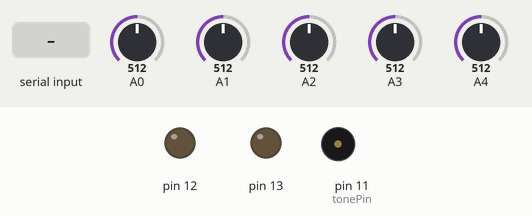
The sketch below on a simulated Arduino Uno, built with avr-gcc and run on an emulated ATmega328P. Parts: output pins drawn as LEDs (lit = HIGH), buzzer (waves = sounding). Inputs (shaded band) come from the test bench; at power-on: A0 = 512, A1 = 512, A2 = 512, A3 = 512, A4 = 512. What the sketch prints to the serial monitor is not drawn.

Above: at 1.2 s.
1.3 s: "A" received over Serial
At 1.6 s:
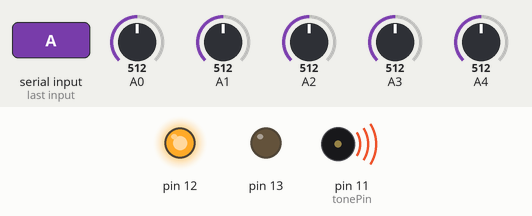
2.8 s: "B" received over Serial
At 3.3 s:
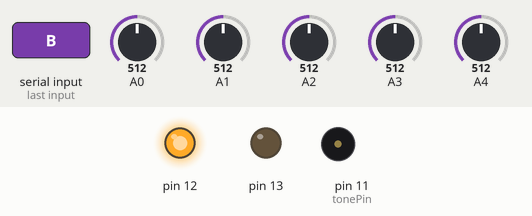
4.3 s: "C" received over Serial
At 4.9 s:
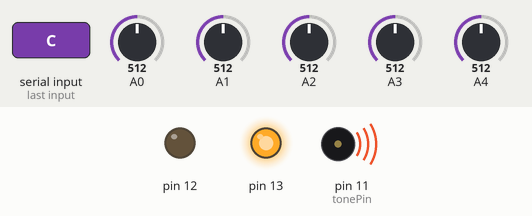
5.8 s: "A" received over Serial
At 6.6 s:
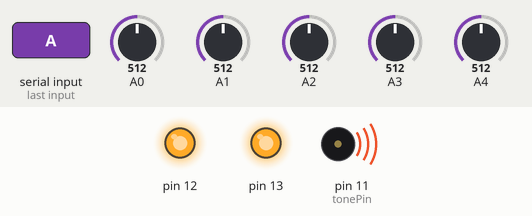
7.3 s: "B" received over Serial
At 8.3 s:
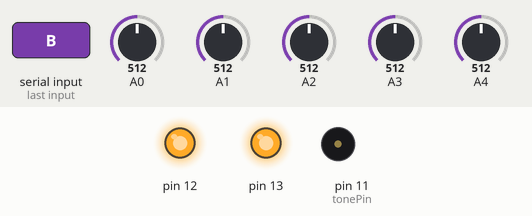
8.8 s: "D" received over Serial
At 9.9 s:
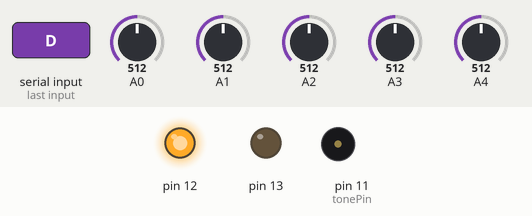
Timing chart, 0 to 11.3 s (numbered marks = the images above; inputs shaded):
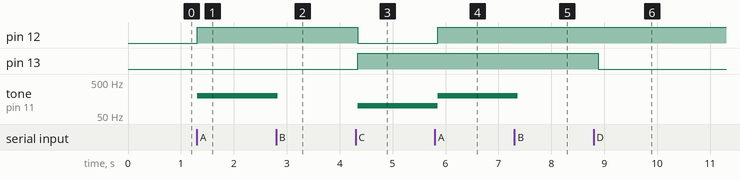

Measured:
- after the input at 1.3 s, pin 12: LOW → HIGH at once; tone on pin 11 (tonePin): silent → 200 Hz at once
- after the input at 2.8 s, tone on pin 11 (tonePin): 200 Hz → silent at once
- after the input at 4.3 s, pin 12: HIGH → LOW at once; pin 13: LOW → HIGH at once; tone on pin 11 (tonePin): silent → 100 Hz at once
- after the input at 5.8 s, pin 12: LOW → HIGH after 0.05 s; tone on pin 11 (tonePin): 100 Hz → 200 Hz after 0.05 s
- after the input at 7.3 s, tone on pin 11 (tonePin): 200 Hz → silent after 0.07 s
- after the input at 8.8 s, pin 13: HIGH → LOW after 0.08 s

The sketch:

Arduino_Part.ino
```cpp
// IMA NYU Shanghai
// Interaction Lab Final Project (Yile Xu)


char valueFromProcessing;
int tonePin = 11;
int q, w, e, r;
int sensorValue1 = 0;
int sensorValue2 = 0;
int sensorValue3 = 0;
int sensorValue4 = 0;
int sensorValue5 = 0;


void setup() {
  Serial.begin(9600);

  pinMode(tonePin, OUTPUT);
  pinMode(12, OUTPUT);
  pinMode(13, OUTPUT);}


void loop() {

q = analogRead(A1);
w = analogRead(A2);
e = analogRead(A3);
r = analogRead(A4);

if(analogRead(A0)<40){
    sensorValue5 = 2;
}else{
    sensorValue5 = 1;}

if(abs(q-500)>abs(w-500)){
    if(q<300){sensorValue1 = 1;sensorValue2 = 0;}
    if(q>700){sensorValue1 = 2;sensorValue2 = 0;}

}else{
    if(w<300){sensorValue2 = 1;sensorValue1 = 0;}
    if(w>700){sensorValue2 = 2;sensorValue1 = 0;}
    }
if(abs(e-500)>abs(r-500)){
    if(e<300){sensorValue3 = 1;sensorValue4 = 0;}
    if(e>700){sensorValue3 = 2;sensorValue4 = 0;}

}else{
    if(r<300){sensorValue4 = 1;sensorValue3 = 0;}
    if(r>700){sensorValue4 = 2;sensorValue3 = 0;}
    }

  Serial.print(sensorValue1);
  Serial.print(",");
  Serial.print(sensorValue2);
  Serial.print(",");
  Serial.print(sensorValue3);
  Serial.print(",");
  Serial.print(sensorValue4);
  Serial.print(",");
  Serial.print(sensorValue5);
  Serial.println();
  delay(100);

  while (Serial.available()) {
  valueFromProcessing = Serial.read();}

  if (valueFromProcessing == 'A') {
  tone(11, 200);
  digitalWrite(12, HIGH);}
  if (valueFromProcessing == 'B') {
  noTone(11);}
  if (valueFromProcessing == 'C') {
  tone(11, 100);
  digitalWrite(12, LOW);
  digitalWrite(13, HIGH);}
  if (valueFromProcessing == 'D') {
  noTone(11);
  digitalWrite(13, LOW);}
  if (valueFromProcessing == 'E') {
sensorValue1 = 0;
sensorValue2 = 0;
sensorValue3 = 0;
sensorValue4 = 0;}}
```
